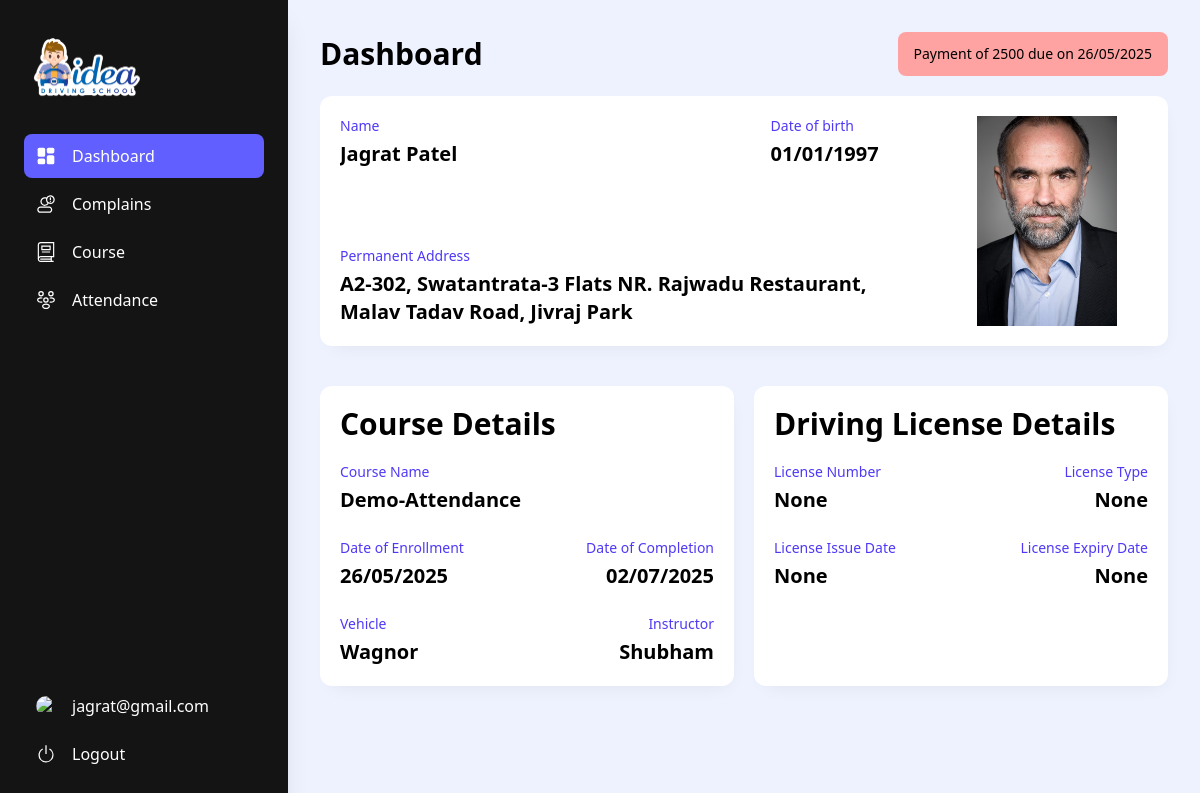
The page /student/ (signed in) on the database as committed earlier.
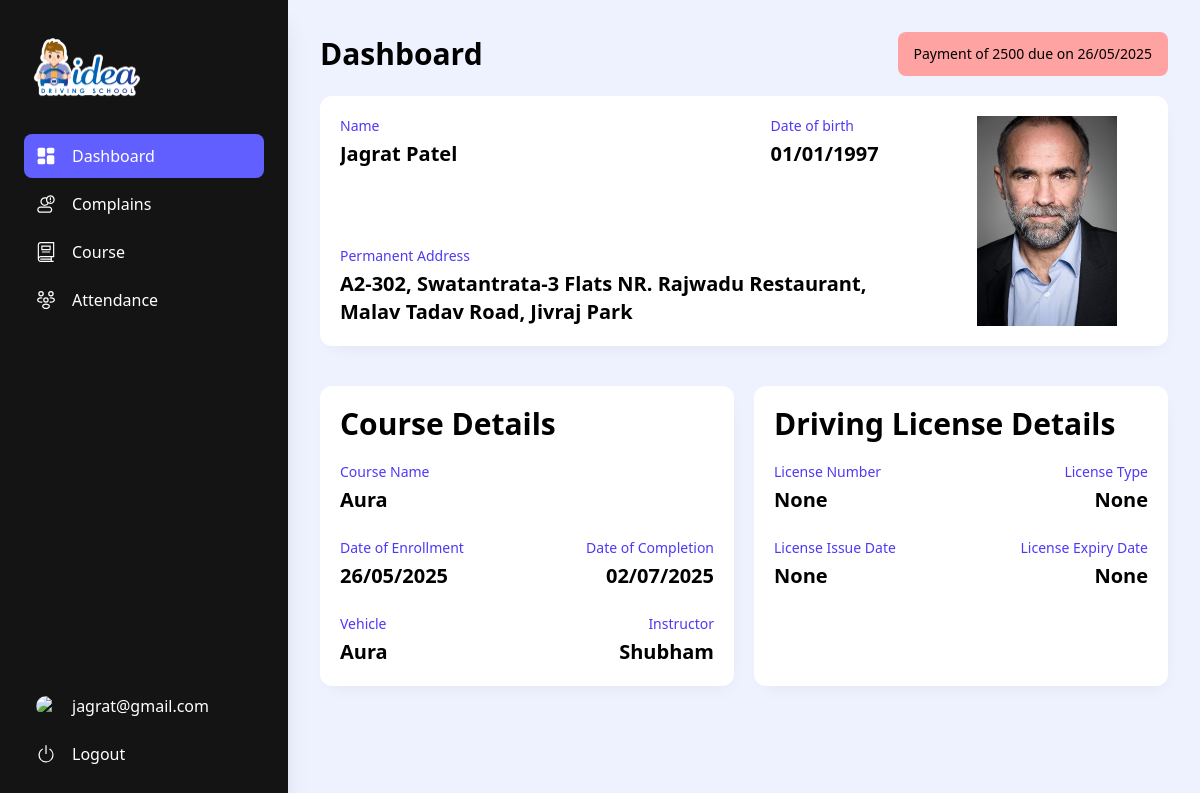
The same page on the database as committed later.
### AdminPanel/models.py (models this page shows, shortened)
class Cource(models.Model):
    courceName = models.CharField(max_length=50)
    courceDescription = models.TextField(null=True,blank=True)
    courceDuration = models.IntegerField()
    courceFee = models.IntegerField()
    vehicle = models.ForeignKey(Vehicle, on_delete=models.CASCADE,null=True,blank=True)
    total_session = models.IntegerField(default=0,null=True,blank=True)
    Branch = models.ForeignKey(Branch, on_delete=models.CASCADE,null=True)
    is_active = models.BooleanField(default=True)

class Vehicle(models.Model):
    vehicleName = models.CharField(max_length=50,blank=True,null=True)
    vehicleType = models.CharField(max_length=50,blank=True,null=True)
    vehicleNo = models.CharField(max_length=20,unique=True)
    vehicleBranch = models.ForeignKey(Branch, on_delete=models.CASCADE,null=True,blank=True)
    insuranceValidity = models.DateField()
    pollutionValidity = models.DateField()
    fitnessValidity = models.DateField()
    qrCodeData = models.CharField(max_length=64,blank=True,null=True)
    qrCodeImage = models.ImageField(upload_to='vehicle_qrcodes/', null=True, blank=True)
    is_active = models.BooleanField(default=True)

### Student/views.py (the view)
# urls.py: path('', views.index, name='index/'),
@login_required(login_url='student_signin/')
def index(request):
    student = Student.objects.get(user__user=request.user)
    dlinfo = DLInfo.objects.filter(dlUser=student.user).first()
    studentData = {
                "id":student.id,
                "name":student.user.user.first_name,
                "DOB":student.dob.strftime('%d/%m/%Y') if student.courceEnrollDate else '',
                "address":student.address,
                "Profilepic":student.user.profilePic.url if student.user.profilePic else '',
                "course":student.cource.courceName,
                "enrollmentDate":student.courceEnrollDate.strftime('%d/%m/%Y') if student.courceEnrollDate else '',
                "completionDate":student.courceEndDate.strftime('%d/%m/%Y') if student.courceEnrollDate else '',
                "vehicle":student.cource.vehicle.vehicleName if student.cource.vehicle.vehicleName else '',
                "instructor":student.instructor.user.user.first_name,
                "dueamount":student.amountPending if student.amountPending > 0 else None,
                "dueDate":student.paymentDueDate.strftime('%d/%m/%Y') if student.paymentDueDate else '',
                "phone":student.user.phoneNo,
                "DlNo":dlinfo.dlNo if dlinfo and dlinfo.dlNo else None,
                "DlIssueDate":dlinfo.dlIssueDate.strftime('%d/%m/%Y') if dlinfo and dlinfo.dlIssueDate else None,
                "DlExpiry":dlinfo.dlExpiry.strftime('%d/%m/%Y') if dlinfo and dlinfo.dlExpiry else None,
                "DlType":dlinfo.dlType if dlinfo and dlinfo.dlType else None
            }
    return render(request, 'student/index.html',context=studentData)

### templates/student/index.html (shortened to what the changed rows need)
<!DOCTYPE html>
<html lang="en">
<head>
	<script src="https://unpkg.com/@tailwindcss/browser@4"></script>
	<link href="https://unpkg.com/gridjs/dist/theme/mermaid.min.css" rel="stylesheet" />
</head>
<body>
	<section class="flex min-h-screen h-full bg-indigo-50">
		<div class="p-8 w-[calc(100vw-18rem)] ml-[18rem]">
			<div class="w-full flex items-center justify-between">
				<h1 class="text-3xl font-bold">Dashboard</h1>
			</div>
			<div class="grid grid-cols-2 gap-5">
				<div
					class="w-full my-5 flex flex-col items-start justify-between gap-5 bg-white p-5 rounded-xl shadow-[3px_8px_20px_-10px_#00000015]">
					<div class="w-full flex flex-col gap-6">
						<div class="flex flex-col gap-1">
							<span class="text-sm text-indigo-600">Course Name</span>
							<p class="text-xl font-semibold">{{course}}</p>
						</div>
						<div class="w-full flex items-center justify-between">
							<div class="flex flex-col gap-1">
								<span class="text-sm text-indigo-600">Vehicle</span>
								<p class="text-xl font-semibold">{{vehicle}}</p>
							</div>
						</div>
					</div>
				</div>
			</div>
		</div>
	</section>
</body>
</html>

Rows that differ between the two databases and show on the page:
no longer on this page (row edited): Cource: courceName "Demo-Attendance"
no longer on this page (row unchanged): Vehicle: vehicleName "Wagnor"
now on this page (row unchanged): Cource: courceName "Aura"
now on this page (row edited): Vehicle: vehicleName "Aura"
